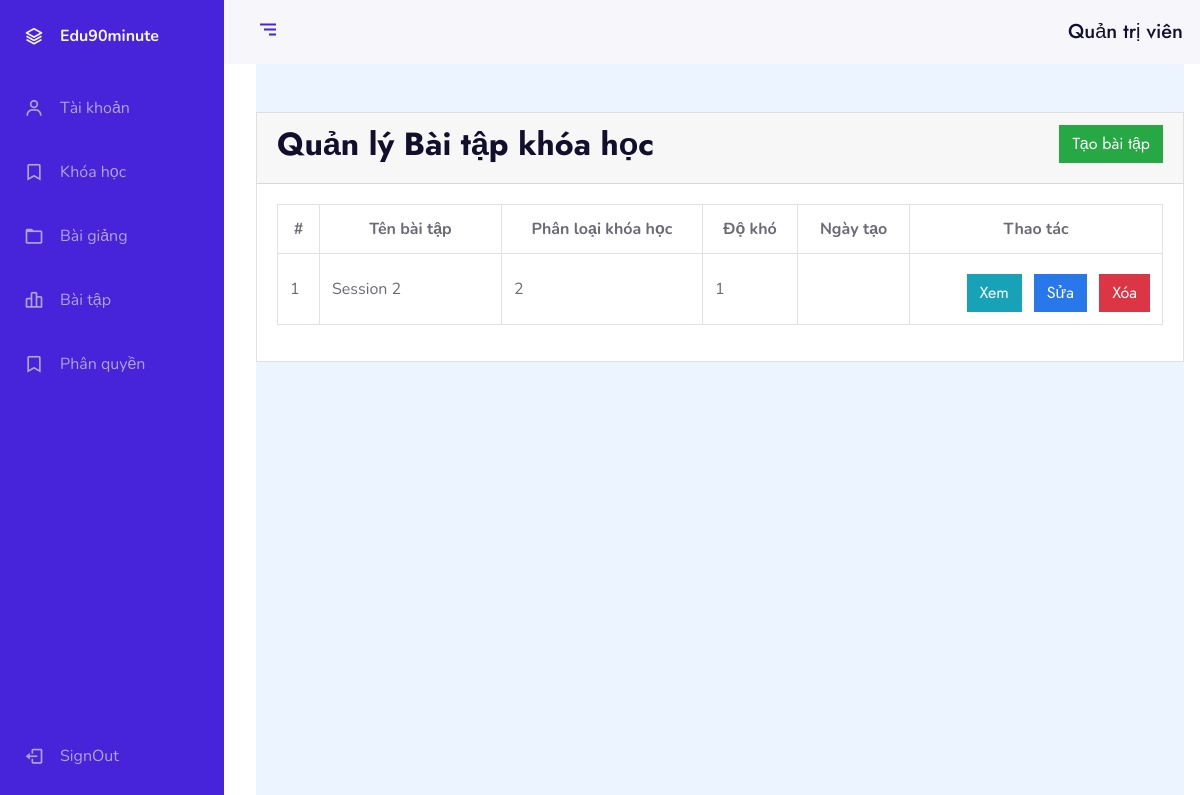
Before: /?ctl=exercises (signed in) with the older database file.
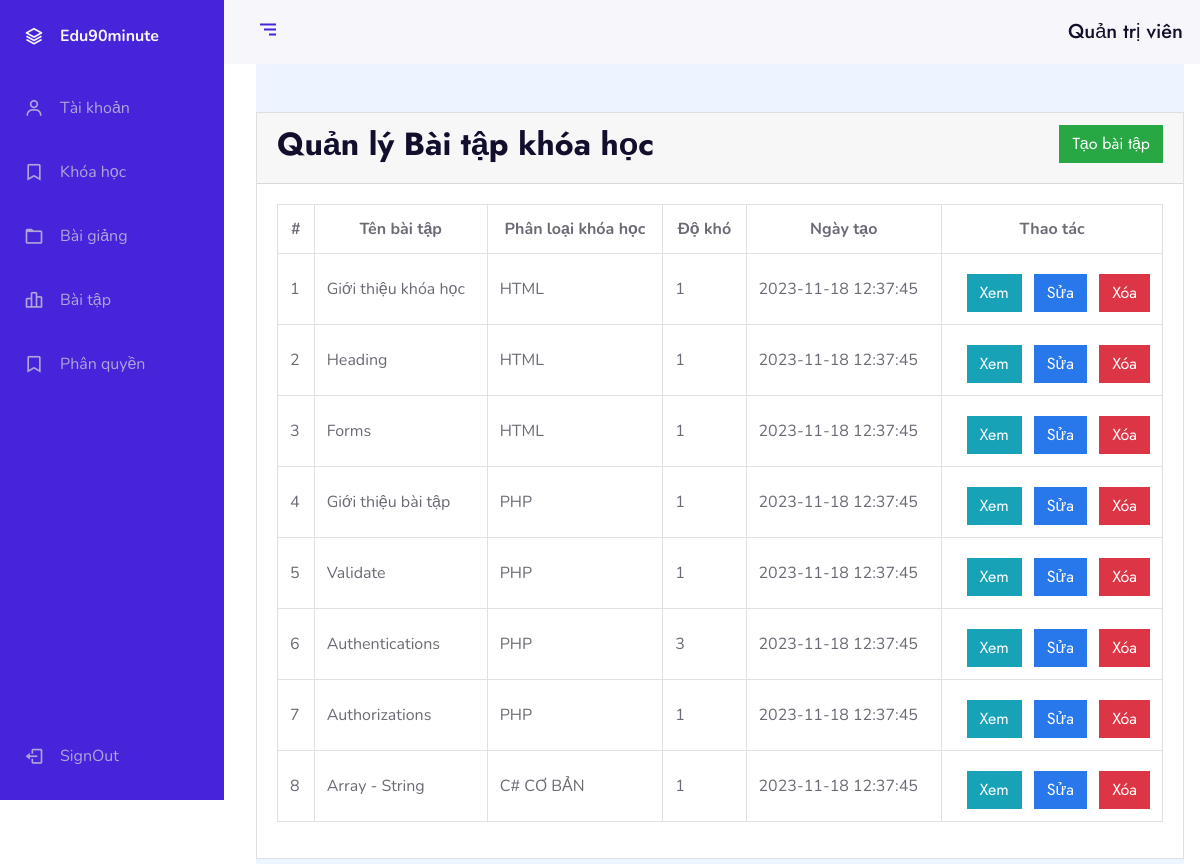
After: the same page with the newer database file.
### tables this page shows
CREATE TABLE `exercises` (
  `id` int(10) UNSIGNED NOT NULL,
  `name` varchar(255) NOT NULL,
  `described` varchar(255) NOT NULL,
  `level` smallint(6) NOT NULL,
  `courseId` varchar(50) NOT NULL,
  `fileUpload` varchar(255) NOT NULL,
  `relate` int(11) NOT NULL,
  `created_at` timestamp NOT NULL DEFAULT current_timestamp()
);

### Controllers/BaseController.php (called while the page is built, shortened)
<?php
class BaseController{
    protected function view($viewPath, array $data = []){
        include self::VIEWS_FOLDER_NAME . str_replace('.', '/', $viewPath) . '.php';
    }
}

### Controllers/Admin/AdminExercisesController.php (called while the page is built, shortened)
<?php
    class AdminExercisesController extends BaseController{
        protected $exercisesModel;
        private $data = [];
        protected $limit = 8;
        public function __construct() {
            $this->coursesModel = new CoursesModel;
            $this->exercisesModel = new ExercisesModel;
            $this->data['courses'] = $this->coursesModel->all('', '', '', '', '', ['relate' => 'asc']);
            $this->data['exercises'] = $this->exercisesModel->all();
        }
        public function index() {
            $page = isset($_GET['page']) ? $_GET['page'] : 1;
            $this->data['exercises'] = $this->exercisesModel->all("", "","",
                                                        ($page-1)*$this->limit,
                                                        $this->limit,
                                                        ['relate' => 'asc']);
            $this->data["paging"] = $this->exercisesModel->paging($this->limit);
            return $this->view('admin.exercises.index', $this->data);
        }
    }

### Models/BaseModel.php (called while the page is built, shortened)
<?php
    class BaseModel extends Database
    {
        protected $connect;
        protected $table;
        protected $colums = ['*'];
        public function  __construct() {
            $this->connect = $this->connect();
        }
        public function all($table = '', $colums = [], $where = [], $start=0, $limit = null, $orderBy = []){
            if(!empty($colums)){
                $select = implode(',', $colums);
            }else $select = implode(',', $this->colums);
            $table = empty($table) ? $this->table : $table;
            $sql = "SELECT ${select} FROM $table";
            $sql = trim($sql ,'OR ');
            if(!empty($orderBy)){
                $sql .= " ORDER BY " .array_keys($orderBy)[0] . " " . array_values($orderBy)[0];
            }
            if(!empty($limit)){
                $sql .= " LIMIT $start, $limit";
            }
            $query = $this->_query($sql);
            $data = [];
            while($row = mysqli_fetch_assoc($query)){
                $data[] = $row;
            }
            return $data;
        }
        protected function _query($sql){
            return mysqli_query($this->connect, $sql);
        }
    }

### Core/Database.php (called while the page is built, shortened)
<?php
    class Database
    {
        public function  connect(){
            $connect = mysqli_connect(self::DB_HOST, self::DB_USER, self::DB_PASSWORD, self::DB_NAME);
            mysqli_set_charset($connect, 'utf8');
            if(mysqli_connect_errno() === 0){
                return $connect;
            }
            return false;
        }
    }

### Views/admin/exercises/index.php (the view, shortened to what the changed rows need)
<div class="card">
    <div class="card-header boder-0">
        <div class="float-left">
            <h2>Quản lý Bài tập khóa học</h2>
        </div>
    </div>
    <div class="card-body">
        <div class="table-responsive">
             <table class="table table-bordered table-hover">
                <tr class="badge-default">
                    <th class="text-center">#</th>
                    <th class="text-center" style="min-width: 150px;">Tên bài tập</th>
                    <th class="text-center">Phân loại khóa học</th>
                    <th class="text-center">Độ khó</th>
                    <th class="text-center">Ngày tạo</th>
                    <th class="text-center" max-width="270px">Thao tác</th>
                </tr>
                <?php
                    if(isset($exercises)){
                        $i = 1;
                        foreach($exercises as $value){
                ?>
                    <tr>
                        <td class="align-middle"> <?php echo $i++; ?> </td>
                        <td class="align-middle"> <?php echo $value['name']; ?> </td>
                        <td class="align-middle text-uppercase"> <?php echo $value['courseId']; ?> </td>
                        <td class="align-middle"> <?php echo $value['level']; ?> </td>
                        <td class="align-middle"> <?php echo $value['created_at']; ?> </td>
                        <td class="align-middle text-right">
                            <a href="./?ctl=exercises&act=show&id=<?php echo $value['id']; echo isset($_GET['page']) ? "&page=".$_GET['page']:""; ?>" class="btn btn-info mr-2 mt-2">Xem</a>
                            <a href="./?ctl=exercises&act=edit&id=<?php echo $value['id']; echo isset($_GET['page']) ? "&page=".$_GET['page']:""; ?>" class="btn btn-primary mr-2 mt-2">Sửa</a>
                            <form action="./?ctl=exercises&act=destroy&id=<?php echo $value['id'];?>" method="POST"
                            onsubmit="return confirmDelete('<?php echo 'Bạn có chắc muốn xóa bài tập `' .  $value['name'] . '` không?'; ?>')"
                            class="d-inline-block">
                                <input  type="submit" name="submit" value="Xóa" class="btn btn-danger mt-2">
                            </form>
                        </td>
                    </tr>
                <?php }} ?>
            </div>
    </div>
</div>

Changed rows visible on the page:
changed exercises: name "Session 2" → "Giới thiệu khóa học"; courseId "2" → "HTML"; created_at (not shown) → "2023-11-18 12:37:45"
added exercises: name "Heading", courseId "HTML", level "1", created_at "2023-11-18 12:37:45"
added exercises: name "Forms", courseId "HTML", level "1", created_at "2023-11-18 12:37:45"
added exercises: name "Giới thiệu bài tập", courseId "PHP", level "1", created_at "2023-11-18 12:37:45"
added exercises: name "Validate", courseId "PHP", level "1", created_at "2023-11-18 12:37:45"
added exercises: name "Authentications", courseId "PHP", level "3", created_at "2023-11-18 12:37:45"
added exercises: name "Authorizations", courseId "PHP", level "1", created_at "2023-11-18 12:37:45"
added exercises: name "Array - String", courseId "C# CƠ BẢN", level "1", created_at "2023-11-18 12:37:45"
